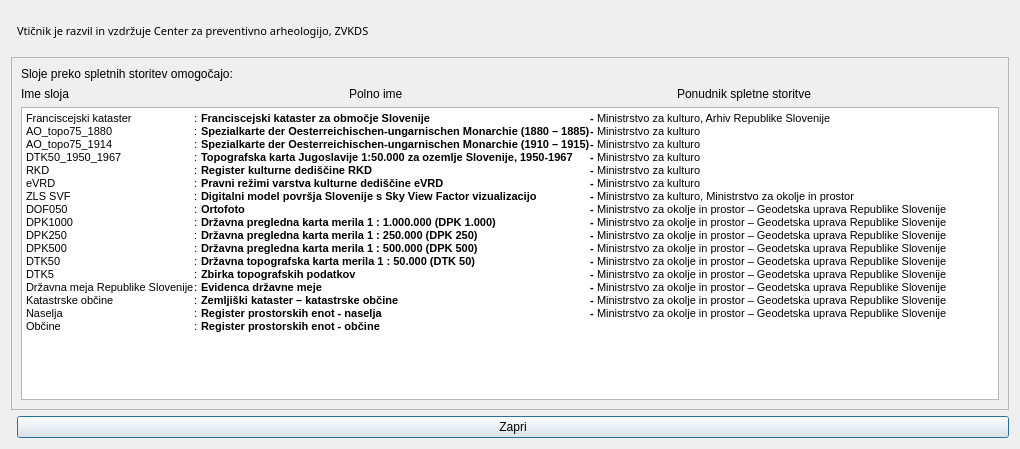
<?xml version="1.0" encoding="UTF-8"?>
<ui version="4.0">
 <class>DlgAbout</class>
 <widget class="QDialog" name="DlgAbout">
  <property name="geometry">
   <rect>
    <x>0</x>
    <y>0</y>
    <width>1020</width>
    <height>449</height>
   </rect>
  </property>
  <property name="windowTitle">
   <string>O vtičniku</string>
  </property>
  <layout class="QGridLayout" name="gridLayout">
   <item row="2" column="0" colspan="3">
    <widget class="QScrollArea" name="scrollArea_2">
     <property name="minimumSize">
      <size>
       <width>0</width>
       <height>0</height>
      </size>
     </property>
     <property name="baseSize">
      <size>
       <width>200</width>
       <height>0</height>
      </size>
     </property>
     <property name="widgetResizable">
      <bool>true</bool>
     </property>
     <widget class="QWidget" name="scrollAreaWidgetContents_2">
      <property name="geometry">
       <rect>
        <x>0</x>
        <y>0</y>
        <width>998</width>
        <height>350</height>
       </rect>
      </property>
      <layout class="QVBoxLayout" name="verticalLayout_3">
       <item>
        <widget class="QLabel" name="label_4">
         <property name="text">
          <string>Sloje preko spletnih storitev omogočajo:</string>
         </property>
        </widget>
       </item>
       <item>
        <layout class="QHBoxLayout" name="horizontalLayout">
         <item>
          <widget class="QLabel" name="label_3">
           <property name="text">
            <string>Ime sloja</string>
           </property>
          </widget>
         </item>
         <item>
          <widget class="QLabel" name="label_2">
           <property name="text">
            <string>Polno ime </string>
           </property>
          </widget>
         </item>
         <item>
          <widget class="QLabel" name="label">
           <property name="text">
            <string>Ponudnik spletne storitve</string>
           </property>
          </widget>
         </item>
        </layout>
       </item>
       <item>
        <widget class="QTextEdit" name="textEdit">
         <property name="html">
          <string>&lt;!DOCTYPE HTML PUBLIC &quot;-//W3C//DTD HTML 4.0//EN&quot; &quot;http://www.w3.org/TR/REC-html40/strict.dtd&quot;&gt;
&lt;html&gt;&lt;head&gt;&lt;meta name=&quot;qrichtext&quot; content=&quot;1&quot; /&gt;&lt;style type=&quot;text/css&quot;&gt;
p, li { white-space: pre-wrap; }
&lt;/style&gt;&lt;/head&gt;&lt;body style=&quot; font-family:'MS Shell Dlg 2'; font-size:8.25pt; font-weight:400; font-style:normal;&quot;&gt;
&lt;table border=&quot;0&quot; style=&quot; margin-top:0px; margin-bottom:0px; margin-left:0px; margin-right:0px;&quot; cellspacing=&quot;0&quot; cellpadding=&quot;0&quot;&gt;
&lt;tr&gt;
&lt;td&gt;
&lt;p style=&quot; margin-top:0px; margin-bottom:0px; margin-left:0px; margin-right:0px; -qt-block-indent:0; text-indent:0px;&quot;&gt;&lt;span style=&quot; font-family:'Times New Roman'; font-size:8pt;&quot;&gt;Franciscejski kataster&lt;/span&gt;&lt;/p&gt;&lt;/td&gt;
&lt;td&gt;
&lt;p style=&quot; margin-top:0px; margin-bottom:0px; margin-left:0px; margin-right:0px; -qt-block-indent:0; text-indent:0px;&quot;&gt;&lt;span style=&quot; font-family:'Times New Roman'; font-size:8pt;&quot;&gt;: &lt;/span&gt;&lt;/p&gt;&lt;/td&gt;
&lt;td&gt;
&lt;p style=&quot; margin-top:0px; margin-bottom:0px; margin-left:0px; margin-right:0px; -qt-block-indent:0; text-indent:0px;&quot;&gt;&lt;span style=&quot; font-family:'Times New Roman'; font-size:8pt; font-weight:600;&quot;&gt;Franciscejski kataster za območje Slovenije&lt;/span&gt;&lt;/p&gt;&lt;/td&gt;
&lt;td&gt;
&lt;p style=&quot; margin-top:0px; margin-bottom:0px; margin-left:0px; margin-right:0px; -qt-block-indent:0; text-indent:0px;&quot;&gt;&lt;span style=&quot; font-family:'Times New Roman'; font-size:8pt; font-weight:600;&quot;&gt;- &lt;/span&gt;&lt;/p&gt;&lt;/td&gt;
&lt;td&gt;
&lt;p style=&quot; margin-top:0px; margin-bottom:0px; margin-left:0px; margin-right:0px; -qt-block-indent:0; text-indent:0px;&quot;&gt;&lt;span style=&quot; font-family:'Times New Roman'; font-size:8pt;&quot;&gt;Ministrstvo za kulturo, Arhiv Republike Slovenije&lt;/span&gt;&lt;/p&gt;&lt;/td&gt;&lt;/tr&gt;
&lt;tr&gt;
&lt;td&gt;
&lt;p style=&quot; margin-top:0px; margin-bottom:0px; margin-left:0px; margin-right:0px; -qt-block-indent:0; text-indent:0px;&quot;&gt;&lt;span style=&quot; font-family:'Times New Roman'; font-size:8pt;&quot;&gt;AO_topo75_1880&lt;/span&gt;&lt;/p&gt;&lt;/td&gt;
&lt;td&gt;
&lt;p style=&quot; margin-top:0px; margin-bottom:0px; margin-left:0px; margin-right:0px; -qt-block-indent:0; text-indent:0px;&quot;&gt;&lt;span style=&quot; font-family:'Times New Roman'; font-size:8pt;&quot;&gt;: &lt;/span&gt;&lt;/p&gt;&lt;/td&gt;
&lt;td&gt;
&lt;p style=&quot; margin-top:0px; margin-bottom:0px; margin-left:0px; margin-right:0px; -qt-block-indent:0; text-indent:0px;&quot;&gt;&lt;span style=&quot; font-family:'Times New Roman'; font-size:8pt; font-weight:600;&quot;&gt;Spezialkarte der Oesterreichischen-ungarnischen Monarchie (1880 – 1885)&lt;/span&gt;&lt;/p&gt;&lt;/td&gt;
&lt;td&gt;
&lt;p style=&quot; margin-top:0px; margin-bottom:0px; margin-left:0px; margin-right:0px; -qt-block-indent:0; text-indent:0px;&quot;&gt;&lt;span style=&quot; font-family:'Times New Roman'; font-size:8pt; font-weight:600;&quot;&gt;- &lt;/span&gt;&lt;/p&gt;&lt;/td&gt;
&lt;td&gt;
&lt;p style=&quot; margin-top:0px; margin-bottom:0px; margin-left:0px; margin-right:0px; -qt-block-indent:0; text-indent:0px;&quot;&gt;&lt;span style=&quot; font-family:'Times New Roman'; font-size:8pt;&quot;&gt;Ministrstvo za kulturo&lt;/span&gt;&lt;/p&gt;&lt;/td&gt;&lt;/tr&gt;
&lt;tr&gt;
&lt;td&gt;
&lt;p style=&quot; margin-top:0px; margin-bottom:0px; margin-left:0px; margin-right:0px; -qt-block-indent:0; text-indent:0px;&quot;&gt;&lt;span style=&quot; font-family:'Times New Roman'; font-size:8pt;&quot;&gt;AO_topo75_1914&lt;/span&gt;&lt;/p&gt;&lt;/td&gt;
&lt;td&gt;
&lt;p style=&quot; margin-top:0px; margin-bottom:0px; margin-left:0px; margin-right:0px; -qt-block-indent:0; text-indent:0px;&quot;&gt;&lt;span style=&quot; font-family:'Times New Roman'; font-size:8pt;&quot;&gt;: &lt;/span&gt;&lt;/p&gt;&lt;/td&gt;
&lt;td&gt;
&lt;p style=&quot; margin-top:0px; margin-bottom:0px; margin-left:0px; margin-right:0px; -qt-block-indent:0; text-indent:0px;&quot;&gt;&lt;span style=&quot; font-family:'Times New Roman'; font-size:8pt; font-weight:600;&quot;&gt;Spezialkarte der Oesterreichischen-ungarnischen Monarchie (1910 – 1915)&lt;/span&gt;&lt;/p&gt;&lt;/td&gt;
&lt;td&gt;
&lt;p style=&quot; margin-top:0px; margin-bottom:0px; margin-left:0px; margin-right:0px; -qt-block-indent:0; text-indent:0px;&quot;&gt;&lt;span style=&quot; font-family:'Times New Roman'; font-size:8pt; font-weight:600;&quot;&gt;- &lt;/span&gt;&lt;/p&gt;&lt;/td&gt;
&lt;td&gt;
&lt;p style=&quot; margin-top:0px; margin-bottom:0px; margin-left:0px; margin-right:0px; -qt-block-indent:0; text-indent:0px;&quot;&gt;&lt;span style=&quot; font-family:'Times New Roman'; font-size:8pt;&quot;&gt;Ministrstvo za kulturo&lt;/span&gt;&lt;/p&gt;&lt;/td&gt;&lt;/tr&gt;
&lt;tr&gt;
&lt;td&gt;
&lt;p style=&quot; margin-top:0px; margin-bottom:0px; margin-left:0px; margin-right:0px; -qt-block-indent:0; text-indent:0px;&quot;&gt;&lt;span style=&quot; font-family:'Times New Roman'; font-size:8pt;&quot;&gt;DTK50_1950_1967&lt;/span&gt;&lt;/p&gt;&lt;/td&gt;
&lt;td&gt;
&lt;p style=&quot; margin-top:0px; margin-bottom:0px; margin-left:0px; margin-right:0px; -qt-block-indent:0; text-indent:0px;&quot;&gt;&lt;span style=&quot; font-family:'Times New Roman'; font-size:8pt;&quot;&gt;: &lt;/span&gt;&lt;/p&gt;&lt;/td&gt;
&lt;td&gt;
&lt;p style=&quot; margin-top:0px; margin-bottom:0px; margin-left:0px; margin-right:0px; -qt-block-indent:0; text-indent:0px;&quot;&gt;&lt;span style=&quot; font-family:'Liberation Serif'; font-size:8pt; font-weight:600;&quot;&gt;Topografska karta Jugoslavije 1:50.000 za ozemlje Slovenije, 1950-1967&lt;/span&gt;&lt;/p&gt;&lt;/td&gt;
&lt;td&gt;
&lt;p style=&quot; margin-top:0px; margin-bottom:0px; margin-left:0px; margin-right:0px; -qt-block-indent:0; text-indent:0px;&quot;&gt;&lt;span style=&quot; font-family:'Times New Roman'; font-size:8pt; font-weight:600;&quot;&gt;- &lt;/span&gt;&lt;/p&gt;&lt;/td&gt;
&lt;td&gt;
&lt;p style=&quot; margin-top:0px; margin-bottom:0px; margin-left:0px; margin-right:0px; -qt-block-indent:0; text-indent:0px;&quot;&gt;&lt;span style=&quot; font-family:'Times New Roman'; font-size:8pt;&quot;&gt;Ministrstvo za kulturo&lt;/span&gt;&lt;/p&gt;&lt;/td&gt;&lt;/tr&gt;
&lt;tr&gt;
&lt;td&gt;
&lt;p style=&quot; margin-top:0px; margin-bottom:0px; margin-left:0px; margin-right:0px; -qt-block-indent:0; text-indent:0px;&quot;&gt;&lt;span style=&quot; font-family:'Times New Roman'; font-size:8pt;&quot;&gt;RKD&lt;/span&gt;&lt;/p&gt;&lt;/td&gt;
&lt;td&gt;
&lt;p style=&quot; margin-top:0px; margin-bottom:0px; margin-left:0px; margin-right:0px; -qt-block-indent:0; text-indent:0px;&quot;&gt;&lt;span style=&quot; font-family:'Times New Roman'; font-size:8pt;&quot;&gt;: &lt;/span&gt;&lt;/p&gt;&lt;/td&gt;
&lt;td&gt;
&lt;p style=&quot; margin-top:0px; margin-bottom:0px; margin-left:0px; margin-right:0px; -qt-block-indent:0; text-indent:0px;&quot;&gt;&lt;span style=&quot; font-family:'Times New Roman'; font-size:8pt; font-weight:600;&quot;&gt;Register kulturne dediščine RKD&lt;/span&gt;&lt;/p&gt;&lt;/td&gt;
&lt;td&gt;
&lt;p style=&quot; margin-top:0px; margin-bottom:0px; margin-left:0px; margin-right:0px; -qt-block-indent:0; text-indent:0px;&quot;&gt;&lt;span style=&quot; font-family:'Times New Roman'; font-size:8pt; font-weight:600;&quot;&gt;- &lt;/span&gt;&lt;/p&gt;&lt;/td&gt;
&lt;td&gt;
&lt;p style=&quot; margin-top:0px; margin-bottom:0px; margin-left:0px; margin-right:0px; -qt-block-indent:0; text-indent:0px;&quot;&gt;&lt;span style=&quot; font-family:'Times New Roman'; font-size:8pt;&quot;&gt;Ministrstvo za kulturo&lt;/span&gt;&lt;/p&gt;&lt;/td&gt;&lt;/tr&gt;
&lt;tr&gt;
&lt;td&gt;
&lt;p style=&quot; margin-top:0px; margin-bottom:0px; margin-left:0px; margin-right:0px; -qt-block-indent:0; text-indent:0px;&quot;&gt;&lt;span style=&quot; font-family:'Times New Roman'; font-size:8pt;&quot;&gt;eVRD&lt;/span&gt;&lt;/p&gt;&lt;/td&gt;
&lt;td&gt;
&lt;p style=&quot; margin-top:0px; margin-bottom:0px; margin-left:0px; margin-right:0px; -qt-block-indent:0; text-indent:0px;&quot;&gt;&lt;span style=&quot; font-family:'Times New Roman'; font-size:8pt;&quot;&gt;: &lt;/span&gt;&lt;/p&gt;&lt;/td&gt;
&lt;td&gt;
&lt;p style=&quot; margin-top:0px; margin-bottom:0px; margin-left:0px; margin-right:0px; -qt-block-indent:0; text-indent:0px;&quot;&gt;&lt;span style=&quot; font-family:'Liberation Serif'; font-size:8pt; font-weight:600;&quot;&gt;Pravni režimi varstva kulturne dediščine eVRD &lt;/span&gt;&lt;/p&gt;&lt;/td&gt;
&lt;td&gt;
&lt;p style=&quot; margin-top:0px; margin-bottom:0px; margin-left:0px; margin-right:0px; -qt-block-indent:0; text-indent:0px;&quot;&gt;&lt;span style=&quot; font-family:'Times New Roman'; font-size:8pt; font-weight:600;&quot;&gt;- &lt;/span&gt;&lt;/p&gt;&lt;/td&gt;
&lt;td&gt;
&lt;p style=&quot; margin-top:0px; margin-bottom:0px; margin-left:0px; margin-right:0px; -qt-block-indent:0; text-indent:0px;&quot;&gt;&lt;span style=&quot; font-family:'Times New Roman'; font-size:8pt;&quot;&gt;Ministrstvo za kulturo&lt;/span&gt;&lt;/p&gt;&lt;/td&gt;&lt;/tr&gt;
&lt;tr&gt;
&lt;td&gt;
&lt;p style=&quot; margin-top:0px; margin-bottom:0px; margin-left:0px; margin-right:0px; -qt-block-indent:0; text-indent:0px;&quot;&gt;&lt;span style=&quot; font-family:'Times New Roman'; font-size:8pt;&quot;&gt;ZLS SVF&lt;/span&gt;&lt;/p&gt;&lt;/td&gt;
&lt;td&gt;
&lt;p style=&quot; margin-top:0px; margin-bottom:0px; margin-left:0px; margin-right:0px; -qt-block-indent:0; text-indent:0px;&quot;&gt;&lt;span style=&quot; font-family:'Times New Roman'; font-size:8pt;&quot;&gt;: &lt;/span&gt;&lt;/p&gt;&lt;/td&gt;
&lt;td&gt;
&lt;p style=&quot; margin-top:0px; margin-bottom:0px; margin-left:0px; margin-right:0px; -qt-block-indent:0; text-indent:0px;&quot;&gt;&lt;span style=&quot; font-family:'Times New Roman'; font-size:8pt; font-weight:600;&quot;&gt;Digitalni model površja Slovenije s Sky View Factor vizualizacijo&lt;/span&gt;&lt;/p&gt;&lt;/td&gt;
&lt;td&gt;
&lt;p style=&quot; margin-top:0px; margin-bottom:0px; margin-left:0px; margin-right:0px; -qt-block-indent:0; text-indent:0px;&quot;&gt;&lt;span style=&quot; font-family:'Times New Roman'; font-size:8pt; font-weight:600;&quot;&gt;- &lt;/span&gt;&lt;/p&gt;&lt;/td&gt;
&lt;td&gt;
&lt;p style=&quot; margin-top:0px; margin-bottom:0px; margin-left:0px; margin-right:0px; -qt-block-indent:0; text-indent:0px;&quot;&gt;&lt;span style=&quot; font-family:'Times New Roman'; font-size:8pt;&quot;&gt;Ministrstvo za kulturo, Ministrstvo za okolje in prostor&lt;/span&gt;&lt;/p&gt;&lt;/td&gt;&lt;/tr&gt;
&lt;tr&gt;
&lt;td&gt;
&lt;p style=&quot; margin-top:0px; margin-bottom:0px; margin-left:0px; margin-right:0px; -qt-block-indent:0; text-indent:0px;&quot;&gt;&lt;span style=&quot; font-family:'Times New Roman'; font-size:8pt;&quot;&gt;DOF050 &lt;/span&gt;&lt;/p&gt;&lt;/td&gt;
&lt;td&gt;
&lt;p style=&quot; margin-top:0px; margin-bottom:0px; margin-left:0px; margin-right:0px; -qt-block-indent:0; text-indent:0px;&quot;&gt;&lt;span style=&quot; font-family:'Times New Roman'; font-size:8pt;&quot;&gt;: &lt;/span&gt;&lt;/p&gt;&lt;/td&gt;
&lt;td&gt;
&lt;p style=&quot; margin-top:0px; margin-bottom:0px; margin-left:0px; margin-right:0px; -qt-block-indent:0; text-indent:0px;&quot;&gt;&lt;span style=&quot; font-family:'Times New Roman'; font-size:8pt; font-weight:600;&quot;&gt;Ortofoto&lt;/span&gt;&lt;/p&gt;&lt;/td&gt;
&lt;td&gt;
&lt;p style=&quot; margin-top:0px; margin-bottom:0px; margin-left:0px; margin-right:0px; -qt-block-indent:0; text-indent:0px;&quot;&gt;&lt;span style=&quot; font-family:'Times New Roman'; font-size:8pt; font-weight:600;&quot;&gt;- &lt;/span&gt;&lt;/p&gt;&lt;/td&gt;
&lt;td&gt;
&lt;p style=&quot; margin-top:0px; margin-bottom:0px; margin-left:0px; margin-right:0px; -qt-block-indent:0; text-indent:0px;&quot;&gt;&lt;span style=&quot; font-family:'Times New Roman'; font-size:8pt;&quot;&gt;Ministrstvo za okolje in prostor – Geodetska uprava Republike Slovenije&lt;/span&gt;&lt;/p&gt;&lt;/td&gt;&lt;/tr&gt;
&lt;tr&gt;
&lt;td&gt;
&lt;p style=&quot; margin-top:0px; margin-bottom:0px; margin-left:0px; margin-right:0px; -qt-block-indent:0; text-indent:0px;&quot;&gt;&lt;span style=&quot; font-family:'Times New Roman'; font-size:8pt;&quot;&gt;DPK1000 &lt;/span&gt;&lt;/p&gt;&lt;/td&gt;
&lt;td&gt;
&lt;p style=&quot; margin-top:0px; margin-bottom:0px; margin-left:0px; margin-right:0px; -qt-block-indent:0; text-indent:0px;&quot;&gt;&lt;span style=&quot; font-family:'Times New Roman'; font-size:8pt;&quot;&gt;: &lt;/span&gt;&lt;/p&gt;&lt;/td&gt;
&lt;td&gt;
&lt;p style=&quot; margin-top:0px; margin-bottom:0px; margin-left:0px; margin-right:0px; -qt-block-indent:0; text-indent:0px;&quot;&gt;&lt;span style=&quot; font-family:'Times New Roman'; font-size:8pt; font-weight:600;&quot;&gt;Državna pregledna karta merila 1 : 1.000.000 (DPK 1.000)&lt;/span&gt;&lt;/p&gt;&lt;/td&gt;
&lt;td&gt;
&lt;p style=&quot; margin-top:0px; margin-bottom:0px; margin-left:0px; margin-right:0px; -qt-block-indent:0; text-indent:0px;&quot;&gt;&lt;span style=&quot; font-family:'Times New Roman'; font-size:8pt; font-weight:600;&quot;&gt;- &lt;/span&gt;&lt;/p&gt;&lt;/td&gt;
&lt;td&gt;
&lt;p style=&quot; margin-top:0px; margin-bottom:0px; margin-left:0px; margin-right:0px; -qt-block-indent:0; text-indent:0px;&quot;&gt;&lt;span style=&quot; font-family:'Times New Roman'; font-size:8pt;&quot;&gt;Ministrstvo za okolje in prostor – Geodetska uprava Republike Slovenije&lt;/span&gt;&lt;/p&gt;&lt;/td&gt;&lt;/tr&gt;
&lt;tr&gt;
&lt;td&gt;
&lt;p style=&quot; margin-top:0px; margin-bottom:0px; margin-left:0px; margin-right:0px; -qt-block-indent:0; text-indent:0px;&quot;&gt;&lt;span style=&quot; font-family:'Times New Roman'; font-size:8pt;&quot;&gt;DPK250 &lt;/span&gt;&lt;/p&gt;&lt;/td&gt;
&lt;td&gt;
&lt;p style=&quot; margin-top:0px; margin-bottom:0px; margin-left:0px; margin-right:0px; -qt-block-indent:0; text-indent:0px;&quot;&gt;&lt;span style=&quot; font-family:'Times New Roman'; font-size:8pt;&quot;&gt;: &lt;/span&gt;&lt;/p&gt;&lt;/td&gt;
&lt;td&gt;
&lt;p style=&quot; margin-top:0px; margin-bottom:0px; margin-left:0px; margin-right:0px; -qt-block-indent:0; text-indent:0px;&quot;&gt;&lt;span style=&quot; font-family:'Times New Roman'; font-size:8pt; font-weight:600;&quot;&gt;Državna pregledna karta merila 1 : 250.000 (DPK 250)&lt;/span&gt;&lt;/p&gt;&lt;/td&gt;
&lt;td&gt;
&lt;p style=&quot; margin-top:0px; margin-bottom:0px; margin-left:0px; margin-right:0px; -qt-block-indent:0; text-indent:0px;&quot;&gt;&lt;span style=&quot; font-family:'Times New Roman'; font-size:8pt; font-weight:600;&quot;&gt;- &lt;/span&gt;&lt;/p&gt;&lt;/td&gt;
&lt;td&gt;
&lt;p style=&quot; margin-top:0px; margin-bottom:0px; margin-left:0px; margin-right:0px; -qt-block-indent:0; text-indent:0px;&quot;&gt;&lt;span style=&quot; font-family:'Times New Roman'; font-size:8pt;&quot;&gt;Ministrstvo za okolje in prostor – Geodetska uprava Republike Slovenije&lt;/span&gt;&lt;/p&gt;&lt;/td&gt;&lt;/tr&gt;
&lt;tr&gt;
&lt;td&gt;
&lt;p style=&quot; margin-top:0px; margin-bottom:0px; margin-left:0px; margin-right:0px; -qt-block-indent:0; text-indent:0px;&quot;&gt;&lt;span style=&quot; font-family:'Times New Roman'; font-size:8pt;&quot;&gt;DPK500 &lt;/span&gt;&lt;/p&gt;&lt;/td&gt;
&lt;td&gt;
&lt;p style=&quot; margin-top:0px; margin-bottom:0px; margin-left:0px; margin-right:0px; -qt-block-indent:0; text-indent:0px;&quot;&gt;&lt;span style=&quot; font-family:'Times New Roman'; font-size:8pt;&quot;&gt;: &lt;/span&gt;&lt;/p&gt;&lt;/td&gt;
&lt;td&gt;
&lt;p style=&quot; margin-top:0px; margin-bottom:0px; margin-left:0px; margin-right:0px; -qt-block-indent:0; text-indent:0px;&quot;&gt;&lt;span style=&quot; font-family:'Times New Roman'; font-size:8pt; font-weight:600;&quot;&gt;Državna pregledna karta merila 1 : 500.000 (DPK 500) &lt;/span&gt;&lt;/p&gt;&lt;/td&gt;
&lt;td&gt;
&lt;p style=&quot; margin-top:0px; margin-bottom:0px; margin-left:0px; margin-right:0px; -qt-block-indent:0; text-indent:0px;&quot;&gt;&lt;span style=&quot; font-family:'Times New Roman'; font-size:8pt; font-weight:600;&quot;&gt;- &lt;/span&gt;&lt;/p&gt;&lt;/td&gt;
&lt;td&gt;
&lt;p style=&quot; margin-top:0px; margin-bottom:0px; margin-left:0px; margin-right:0px; -qt-block-indent:0; text-indent:0px;&quot;&gt;&lt;span style=&quot; font-family:'Times New Roman'; font-size:8pt;&quot;&gt;Ministrstvo za okolje in prostor – Geodetska uprava Republike Slovenije&lt;/span&gt;&lt;/p&gt;&lt;/td&gt;&lt;/tr&gt;
&lt;tr&gt;
&lt;td&gt;
&lt;p style=&quot; margin-top:0px; margin-bottom:0px; margin-left:0px; margin-right:0px; -qt-block-indent:0; text-indent:0px;&quot;&gt;&lt;span style=&quot; font-family:'Times New Roman'; font-size:8pt;&quot;&gt;DTK50 &lt;/span&gt;&lt;/p&gt;&lt;/td&gt;
&lt;td&gt;
&lt;p style=&quot; margin-top:0px; margin-bottom:0px; margin-left:0px; margin-right:0px; -qt-block-indent:0; text-indent:0px;&quot;&gt;&lt;span style=&quot; font-family:'Times New Roman'; font-size:8pt;&quot;&gt;: &lt;/span&gt;&lt;/p&gt;&lt;/td&gt;
&lt;td&gt;
&lt;p style=&quot; margin-top:0px; margin-bottom:0px; margin-left:0px; margin-right:0px; -qt-block-indent:0; text-indent:0px;&quot;&gt;&lt;span style=&quot; font-family:'Times New Roman'; font-size:8pt; font-weight:600;&quot;&gt;Državna topografska karta merila 1 : 50.000 (DTK 50)&lt;/span&gt;&lt;/p&gt;&lt;/td&gt;
&lt;td&gt;
&lt;p style=&quot; margin-top:0px; margin-bottom:0px; margin-left:0px; margin-right:0px; -qt-block-indent:0; text-indent:0px;&quot;&gt;&lt;span style=&quot; font-family:'Times New Roman'; font-size:8pt; font-weight:600;&quot;&gt;- &lt;/span&gt;&lt;/p&gt;&lt;/td&gt;
&lt;td&gt;
&lt;p style=&quot; margin-top:0px; margin-bottom:0px; margin-left:0px; margin-right:0px; -qt-block-indent:0; text-indent:0px;&quot;&gt;&lt;span style=&quot; font-family:'Times New Roman'; font-size:8pt;&quot;&gt;Ministrstvo za okolje in prostor – Geodetska uprava Republike Slovenije&lt;/span&gt;&lt;/p&gt;&lt;/td&gt;&lt;/tr&gt;
&lt;tr&gt;
&lt;td&gt;
&lt;p style=&quot; margin-top:0px; margin-bottom:0px; margin-left:0px; margin-right:0px; -qt-block-indent:0; text-indent:0px;&quot;&gt;&lt;span style=&quot; font-family:'Times New Roman'; font-size:8pt;&quot;&gt;DTK5&lt;/span&gt;&lt;/p&gt;&lt;/td&gt;
&lt;td&gt;
&lt;p style=&quot; margin-top:0px; margin-bottom:0px; margin-left:0px; margin-right:0px; -qt-block-indent:0; text-indent:0px;&quot;&gt;&lt;span style=&quot; font-family:'Times New Roman'; font-size:8pt;&quot;&gt;: &lt;/span&gt;&lt;/p&gt;&lt;/td&gt;
&lt;td&gt;
&lt;p style=&quot; margin-top:0px; margin-bottom:0px; margin-left:0px; margin-right:0px; -qt-block-indent:0; text-indent:0px;&quot;&gt;&lt;span style=&quot; font-family:'Times New Roman'; font-size:8pt; font-weight:600;&quot;&gt;Zbirka topografskih podatkov&lt;/span&gt;&lt;/p&gt;&lt;/td&gt;
&lt;td&gt;
&lt;p style=&quot; margin-top:0px; margin-bottom:0px; margin-left:0px; margin-right:0px; -qt-block-indent:0; text-indent:0px;&quot;&gt;&lt;span style=&quot; font-family:'Times New Roman'; font-size:8pt; font-weight:600;&quot;&gt;- &lt;/span&gt;&lt;/p&gt;&lt;/td&gt;
&lt;td&gt;
&lt;p style=&quot; margin-top:0px; margin-bottom:0px; margin-left:0px; margin-right:0px; -qt-block-indent:0; text-indent:0px;&quot;&gt;&lt;span style=&quot; font-family:'Times New Roman'; font-size:8pt;&quot;&gt;Ministrstvo za okolje in prostor – Geodetska uprava Republike Slovenije&lt;/span&gt;&lt;/p&gt;&lt;/td&gt;&lt;/tr&gt;
&lt;tr&gt;
&lt;td&gt;
&lt;p style=&quot; margin-top:0px; margin-bottom:0px; margin-left:0px; margin-right:0px; -qt-block-indent:0; text-indent:0px;&quot;&gt;&lt;span style=&quot; font-family:'Times New Roman'; font-size:8pt;&quot;&gt;Državna meja Republike Slovenije&lt;/span&gt;&lt;/p&gt;&lt;/td&gt;
&lt;td&gt;
&lt;p style=&quot; margin-top:0px; margin-bottom:0px; margin-left:0px; margin-right:0px; -qt-block-indent:0; text-indent:0px;&quot;&gt;&lt;span style=&quot; font-family:'Times New Roman'; font-size:8pt;&quot;&gt;: &lt;/span&gt;&lt;/p&gt;&lt;/td&gt;
&lt;td&gt;
&lt;p style=&quot; margin-top:0px; margin-bottom:0px; margin-left:0px; margin-right:0px; -qt-block-indent:0; text-indent:0px;&quot;&gt;&lt;span style=&quot; font-family:'Times New Roman'; font-size:8pt; font-weight:600;&quot;&gt;Evidenca državne meje&lt;/span&gt;&lt;/p&gt;&lt;/td&gt;
&lt;td&gt;
&lt;p style=&quot; margin-top:0px; margin-bottom:0px; margin-left:0px; margin-right:0px; -qt-block-indent:0; text-indent:0px;&quot;&gt;&lt;span style=&quot; font-family:'Times New Roman'; font-size:8pt; font-weight:600;&quot;&gt;- &lt;/span&gt;&lt;/p&gt;&lt;/td&gt;
&lt;td&gt;
&lt;p style=&quot; margin-top:0px; margin-bottom:0px; margin-left:0px; margin-right:0px; -qt-block-indent:0; text-indent:0px;&quot;&gt;&lt;span style=&quot; font-family:'Times New Roman'; font-size:8pt;&quot;&gt;Ministrstvo za okolje in prostor – Geodetska uprava Republike Slovenije&lt;/span&gt;&lt;/p&gt;&lt;/td&gt;&lt;/tr&gt;
&lt;tr&gt;
&lt;td&gt;
&lt;p style=&quot; margin-top:0px; margin-bottom:0px; margin-left:0px; margin-right:0px; -qt-block-indent:0; text-indent:0px;&quot;&gt;&lt;span style=&quot; font-family:'Times New Roman'; font-size:8pt;&quot;&gt;Katastrske občine &lt;/span&gt;&lt;/p&gt;&lt;/td&gt;
&lt;td&gt;
&lt;p style=&quot; margin-top:0px; margin-bottom:0px; margin-left:0px; margin-right:0px; -qt-block-indent:0; text-indent:0px;&quot;&gt;&lt;span style=&quot; font-family:'Times New Roman'; font-size:8pt;&quot;&gt;: &lt;/span&gt;&lt;/p&gt;&lt;/td&gt;
&lt;td&gt;
&lt;p style=&quot; margin-top:0px; margin-bottom:0px; margin-left:0px; margin-right:0px; -qt-block-indent:0; text-indent:0px;&quot;&gt;&lt;span style=&quot; font-family:'Times New Roman'; font-size:8pt; font-weight:600;&quot;&gt;Zemljiški kataster – katastrske občine&lt;/span&gt;&lt;/p&gt;&lt;/td&gt;
&lt;td&gt;
&lt;p style=&quot; margin-top:0px; margin-bottom:0px; margin-left:0px; margin-right:0px; -qt-block-indent:0; text-indent:0px;&quot;&gt;&lt;span style=&quot; font-family:'Times New Roman'; font-size:8pt; font-weight:600;&quot;&gt;- &lt;/span&gt;&lt;/p&gt;&lt;/td&gt;
&lt;td&gt;
&lt;p style=&quot; margin-top:0px; margin-bottom:0px; margin-left:0px; margin-right:0px; -qt-block-indent:0; text-indent:0px;&quot;&gt;&lt;span style=&quot; font-family:'Times New Roman'; font-size:8pt;&quot;&gt;Ministrstvo za okolje in prostor – Geodetska uprava Republike Slovenije&lt;/span&gt;&lt;/p&gt;&lt;/td&gt;&lt;/tr&gt;
&lt;tr&gt;
&lt;td&gt;
&lt;p style=&quot; margin-top:0px; margin-bottom:0px; margin-left:0px; margin-right:0px; -qt-block-indent:0; text-indent:0px;&quot;&gt;&lt;span style=&quot; font-family:'Times New Roman'; font-size:8pt;&quot;&gt;Naselja &lt;/span&gt;&lt;/p&gt;&lt;/td&gt;
&lt;td&gt;
&lt;p style=&quot; margin-top:0px; margin-bottom:0px; margin-left:0px; margin-right:0px; -qt-block-indent:0; text-indent:0px;&quot;&gt;&lt;span style=&quot; font-family:'Times New Roman'; font-size:8pt;&quot;&gt;: &lt;/span&gt;&lt;/p&gt;&lt;/td&gt;
&lt;td&gt;
&lt;p style=&quot; margin-top:0px; margin-bottom:0px; margin-left:0px; margin-right:0px; -qt-block-indent:0; text-indent:0px;&quot;&gt;&lt;span style=&quot; font-family:'Times New Roman'; font-size:8pt; font-weight:600;&quot;&gt;Register prostorskih enot - naselja&lt;/span&gt;&lt;/p&gt;&lt;/td&gt;
&lt;td&gt;
&lt;p style=&quot; margin-top:0px; margin-bottom:0px; margin-left:0px; margin-right:0px; -qt-block-indent:0; text-indent:0px;&quot;&gt;&lt;span style=&quot; font-family:'Times New Roman'; font-size:8pt; font-weight:600;&quot;&gt;- &lt;/span&gt;&lt;/p&gt;&lt;/td&gt;
&lt;td&gt;
&lt;p style=&quot; margin-top:0px; margin-bottom:0px; margin-left:0px; margin-right:0px; -qt-block-indent:0; text-indent:0px;&quot;&gt;&lt;span style=&quot; font-family:'Times New Roman'; font-size:8pt;&quot;&gt;Ministrstvo za okolje in prostor – Geodetska uprava Republike Slovenije&lt;/span&gt;&lt;/p&gt;&lt;/td&gt;&lt;/tr&gt;
&lt;tr&gt;
&lt;td&gt;
&lt;p style=&quot; margin-top:0px; margin-bottom:0px; margin-left:0px; margin-right:0px; -qt-block-indent:0; text-indent:0px;&quot;&gt;&lt;span style=&quot; font-family:'Times New Roman'; font-size:8pt;&quot;&gt;Občine &lt;/span&gt;&lt;/p&gt;&lt;/td&gt;
&lt;td&gt;
&lt;p style=&quot; margin-top:0px; margin-bottom:0px; margin-left:0px; margin-right:0px; -qt-block-indent:0; text-indent:0px;&quot;&gt;&lt;span style=&quot; font-family:'Times New Roman'; font-size:8pt;&quot;&gt;: &lt;/span&gt;&lt;/p&gt;&lt;/td&gt;
&lt;td&gt;
&lt;p style=&quot; margin-top:0px; margin-bottom:0px; margin-left:0px; margin-right:0px; -qt-block-indent:0; text-indent:0px;&quot;&gt;&lt;span style=&quot; font-family:'Times New Roman'; font-size:8pt; font-weight:600;&quot;&gt;Register prostorskih enot - občine&lt;/span&gt;&lt;/p&gt;&lt;/td&gt;
&lt;td&gt;
&lt;p style=&quot; margin-top:0px; margin-bottom:0px; margin-left:0px; margin-right:0px; -qt-block-indent:0; text-indent:0px;&quot;&gt;&lt;span style=&quot; font-family:'Times New Roman'; font-size:8pt; font-weight:600;&quot;&gt;- &lt;/span&gt;&lt;/p&gt;&lt;/td&gt;
&lt;td&gt;
&lt;p style=&quot; margin-top:0px; margin-bottom:0px; margin-left:0px; margin-right:0px; -qt-block-indent:0; text-indent:0px;&quot;&gt;&lt;span style=&quot; font-family:'Times New Roman'; font-size:8pt;&quot;&gt;Ministrstvo za okolje in prostor – Geodetska uprava Republike Slovenije&lt;/span&gt;&lt;/p&gt;&lt;/td&gt;&lt;/tr&gt;
&lt;tr&gt;
&lt;td&gt;
&lt;p style=&quot; margin-top:0px; margin-bottom:0px; margin-left:0px; margin-right:0px; -qt-block-indent:0; text-indent:0px;&quot;&gt;&lt;span style=&quot; font-family:'Times New Roman'; font-size:8pt;&quot;&gt;ZKP parcele &lt;/span&gt;&lt;/p&gt;&lt;/td&gt;
&lt;td&gt;
&lt;p style=&quot; margin-top:0px; margin-bottom:0px; margin-left:0px; margin-right:0px; -qt-block-indent:0; text-indent:0px;&quot;&gt;&lt;span style=&quot; font-family:'Times New Roman'; font-size:8pt;&quot;&gt;: &lt;/span&gt;&lt;/p&gt;&lt;/td&gt;
&lt;td&gt;
&lt;p style=&quot; margin-top:0px; margin-bottom:0px; margin-left:0px; margin-right:0px; -qt-block-indent:0; text-indent:0px;&quot;&gt;&lt;span style=&quot; font-family:'Times New Roman'; font-size:8pt; font-weight:600;&quot;&gt;Zemljiškokatasterski prikaz - parcele&lt;/span&gt;&lt;/p&gt;&lt;/td&gt;
&lt;td&gt;
&lt;p style=&quot; margin-top:0px; margin-bottom:0px; margin-left:0px; margin-right:0px; -qt-block-indent:0; text-indent:0px;&quot;&gt;&lt;span style=&quot; font-family:'Times New Roman'; font-size:8pt; font-weight:600;&quot;&gt;- &lt;/span&gt;&lt;/p&gt;&lt;/td&gt;
&lt;td&gt;
&lt;p style=&quot; margin-top:0px; margin-bottom:0px; margin-left:0px; margin-right:0px; -qt-block-indent:0; text-indent:0px;&quot;&gt;&lt;span style=&quot; font-family:'Times New Roman'; font-size:8pt;&quot;&gt;Ministrstvo za okolje in prostor – Geodetska uprava Republike Slovenije&lt;/span&gt;&lt;/p&gt;&lt;/td&gt;&lt;/tr&gt;&lt;/table&gt;
&lt;p style=&quot;-qt-paragraph-type:empty; margin-top:0px; margin-bottom:0px; margin-left:0px; margin-right:0px; -qt-block-indent:0; text-indent:0px; font-size:8pt;&quot;&gt;&lt;br /&gt;&lt;/p&gt;
&lt;table border=&quot;0&quot; style=&quot; margin-top:0px; margin-bottom:0px; margin-left:0px; margin-right:0px;&quot; cellspacing=&quot;0&quot; cellpadding=&quot;0&quot;&gt;
&lt;tr&gt;
&lt;td&gt;
&lt;p style=&quot; margin-top:0px; margin-bottom:0px; margin-left:0px; margin-right:0px; -qt-block-indent:0; text-indent:0px;&quot;&gt;&lt;span style=&quot; font-family:'Times New Roman'; font-size:8pt;&quot;&gt;Gospodarska javna infrastruktura  &lt;/span&gt;&lt;/p&gt;&lt;/td&gt;
&lt;td&gt;
&lt;p style=&quot; margin-top:0px; margin-bottom:0px; margin-left:0px; margin-right:0px; -qt-block-indent:0; text-indent:0px;&quot;&gt;&lt;span style=&quot; font-family:'Times New Roman'; font-size:8pt;&quot;&gt;: &lt;/span&gt;&lt;/p&gt;&lt;/td&gt;
&lt;td&gt;
&lt;p style=&quot; margin-top:0px; margin-bottom:0px; margin-left:0px; margin-right:0px; -qt-block-indent:0; text-indent:0px;&quot;&gt;&lt;span style=&quot; font-family:'Times New Roman'; font-size:8pt; font-weight:600;&quot;&gt;Zbirni kataster gospodarske javne infrastrukture                                             &lt;/span&gt;&lt;/p&gt;&lt;/td&gt;
&lt;td&gt;
&lt;p style=&quot; margin-top:0px; margin-bottom:0px; margin-left:0px; margin-right:0px; -qt-block-indent:0; text-indent:0px;&quot;&gt;&lt;span style=&quot; font-family:'Times New Roman'; font-size:8pt; font-weight:600;&quot;&gt;- &lt;/span&gt;&lt;/p&gt;&lt;/td&gt;
&lt;td&gt;
&lt;p style=&quot; margin-top:0px; margin-bottom:0px; margin-left:0px; margin-right:0px; -qt-block-indent:0; text-indent:0px;&quot;&gt;&lt;span style=&quot; font-family:'Times New Roman'; font-size:8pt;&quot;&gt;Ministrstvo za okolje in prostor – Geodetska uprava Republike Slovenije&lt;/span&gt;&lt;/p&gt;&lt;/td&gt;&lt;/tr&gt;&lt;/table&gt;&lt;/body&gt;&lt;/html&gt;</string>
         </property>
        </widget>
       </item>
      </layout>
     </widget>
    </widget>
   </item>
   <item row="0" column="1">
    <widget class="QLabel" name="title">
     <property name="sizePolicy">
      <sizepolicy hsizetype="Expanding" vsizetype="Expanding">
       <horstretch>0</horstretch>
       <verstretch>0</verstretch>
      </sizepolicy>
     </property>
     <property name="maximumSize">
      <size>
       <width>16777215</width>
       <height>40</height>
      </size>
     </property>
     <property name="font">
      <font>
       <family>Sans Serif</family>
       <pointsize>16</pointsize>
       <weight>75</weight>
       <bold>true</bold>
      </font>
     </property>
     <property name="text">
      <string>&lt;html&gt;&lt;head/&gt;&lt;body&gt;&lt;p&gt;&lt;span style=&quot; font-size:8pt; font-weight:400;&quot;&gt;Vtičnik je razvil in vzdržuje Center za preventivno arheologijo, ZVKDS&lt;/span&gt;&lt;/p&gt;&lt;/body&gt;&lt;/html&gt;</string>
     </property>
    </widget>
   </item>
   <item row="0" column="2">
    <widget class="QLabel" name="cpa_logo">
     <property name="text">
      <string/>
     </property>
     <property name="pixmap">
      <pixmap>../../../../../../Documents/GitHub/AGIS/icons/loader_logo.png</pixmap>
     </property>
     <property name="alignment">
      <set>Qt::AlignCenter</set>
     </property>
    </widget>
   </item>
   <item row="4" column="1" colspan="2">
    <widget class="QPushButton" name="pushButton">
     <property name="text">
      <string>Zapri</string>
     </property>
    </widget>
   </item>
  </layout>
 </widget>
 <resources/>
 <connections/>
</ui>
